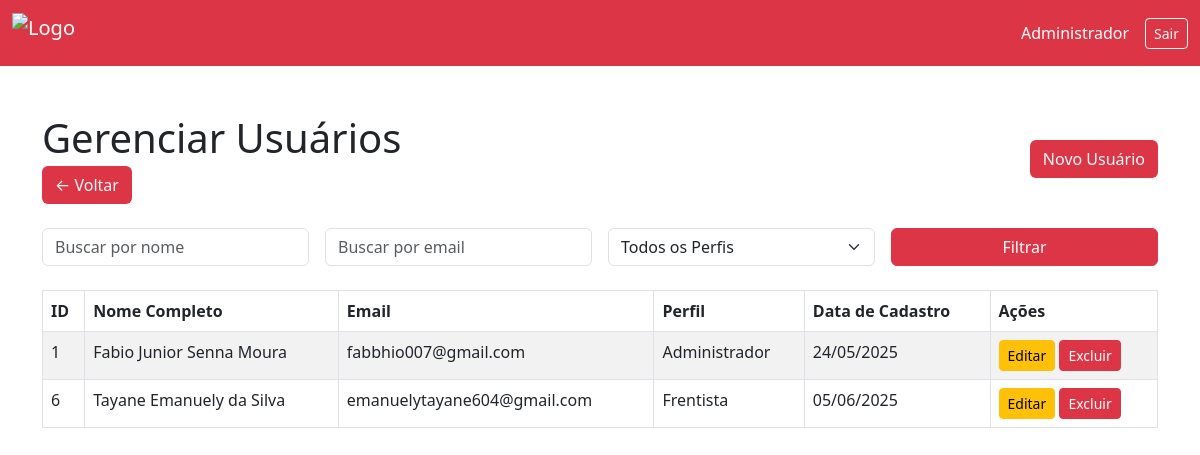
The page /gerencia_usuarios/ (signed in) on the database as committed earlier.
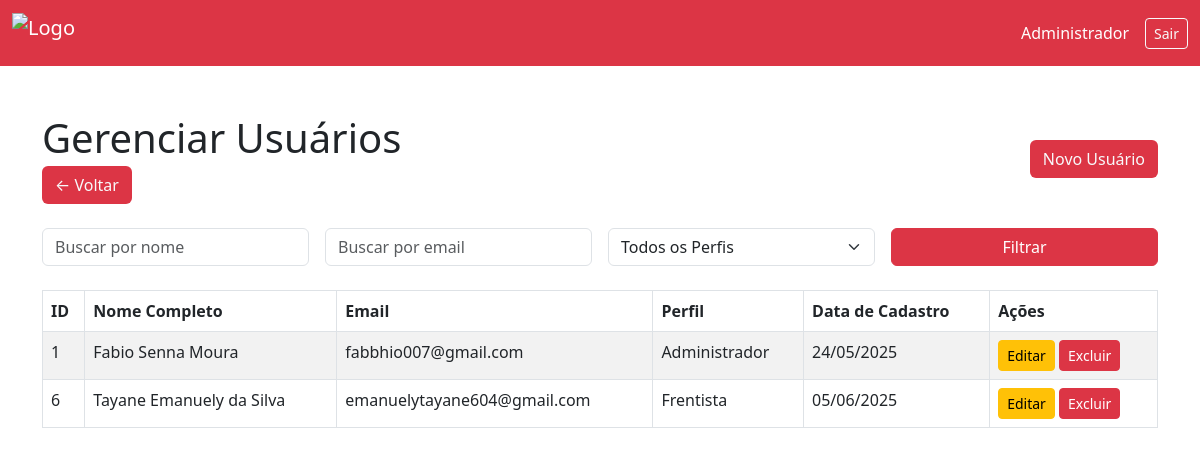
The same page on the database as committed later.
### apps/usuarios/models.py (models this page shows)
class Usuario(AbstractUser):
    perfil_acesso = models.CharField(max_length=20, choices=[
        ('Administrador', 'Administrador'),
        ('Frentista', 'Frentista'),
        ('Contador', 'Contador')
    ])

### apps/usuarios/views/views_gerencia_usuario.py (the view)
# urls.py: path("gerencia_usuarios/", views_gerencia_usuario.gerencia_usuarios, name="gerencia_usuarios"), # Manage usuarios
@login_required(login_url='login_parkcontrol')
@user_passes_test(is_administrador, login_url='login_parkcontrol')
def gerencia_usuarios(request):
    usuarios = Usuario.objects.all().order_by('id')
    search_nome = request.GET.get('nome')
    search_email = request.GET.get('email')
    filtro_perfil = request.GET.get('perfil')
    if search_nome:
        usuarios = usuarios.filter(first_name__icontains=search_nome)
    if search_email:
        usuarios = usuarios.filter(email__icontains=search_email)
    if filtro_perfil and filtro_perfil != 'Todos':
        usuarios = usuarios.filter(perfil_acesso=filtro_perfil)
    return render(request, 'usuarios/administrador/gerencia_usuario.html', {
        'usuarios': usuarios,
        'search_nome': search_nome,
        'search_email': search_email,
        'filtro_perfil': filtro_perfil,
    })

### apps/usuarios/views/views_autenticacao.py (called while the page is built)
def is_administrador(user):
    return user.is_authenticated and getattr(user, 'perfil_acesso', None) == 'Administrador'

### apps/usuarios/templates/usuarios/administrador/gerencia_usuario.html (shortened to what this page needs)
{% load static %}
<!DOCTYPE html>
<html lang="pt-br">
<head>
    <link rel="stylesheet" href="https://cdn.jsdelivr.net/npm/bootstrap@5.3.0/dist/css/bootstrap.min.css">
</head>
<body>
    <nav class="navbar navbar-expand-lg navbar-dark bg-danger">
        <div class="container-fluid">
            <a class="navbar-brand d-flex align-items-center" href="{% url 'dashboard_administrador' %}">
                <img src="{% static "images/logo-branca.png" %}" alt="Logo" class="me-2" style="height: 40px;">
            </a>
            <div class="d-flex align-items-center">
                <span class="text-white me-3 d-flex align-items-center">
                     Administrador
                </span>
                <a class="btn btn-outline-light btn-sm" href="{% url 'logout_parkcontrol' %}">Sair</a>
            </div>
        </div>
    </nav>
    <div class="container mt-5">
        <div class="d-flex justify-content-between align-items-center mb-4">
            <div>
                <h1 class="mb-1">Gerenciar Usuários</h1>
                <a href="{% url 'dashboard_administrador' %}" class="btn bg-danger text-light">← Voltar</a>
            </div>
            <a href="{% url 'register_parkcontrol' %}" class="btn bg-danger text-light">Novo Usuário</a>
        </div>
        <form method="get" class="row g-3 mb-4">
            <div class="col-md-3">
                <input type="text" name="nome" class="form-control" placeholder="Buscar por nome"
                    value="{{ search_nome |default:'' }}">
            </div>
            <div class="col-md-3">
                <input type="text" name="email" class="form-control" placeholder="Buscar por email"
                    value="{{ search_email |default:'' }}">
            </div>
            <div class="col-md-3">
                <select name="perfil" class="form-select">
                    <option value="Todos">Todos os Perfis</option>
                </select>
            </div>
            <div class="col-md-3 d-grid">
                <button type="submit" class="btn btn-danger">Filtrar</button>
            </div>
        </form>
        <table class="table table-bordered table-striped">
            <thead class="table">
                <tr>
                    <th>ID</th>
                    <th>Nome Completo</th>
                    <th>Email</th>
                    <th>Perfil</th>
                    <th>Data de Cadastro</th>
                    <th>Ações</th>
                </tr>
            </thead>
            <tbody>
                {% for usuario in usuarios %}
                <tr>
                    <td>{{ usuario.id }}</td>
                    <td>{{ usuario.first_name }}</td>
                    <td>{{ usuario.email }}</td>
                    <td>{{ usuario.perfil_acesso }}</td>
                    <td>{{ usuario.date_joined|date:"d/m/Y" }}</td>
                    <td>
                        <a href="{% url 'editar_usuario' usuario.id %}" class="btn btn-sm btn-warning">Editar</a>
                        <a href="{% url 'excluir_usuario' usuario.id %}" class="btn btn-sm btn-danger"
                        onclick="return confirm('Tem certeza que deseja excluir este usuário?');">Excluir</a>
                    </td>
                </tr>
                {% empty %}
                <tr>
                    <td colspan="6" class="text-center">Nenhum usuário encontrado.</td>
                </tr>
                {% endfor %}
            </tbody>
        </table>
    </div>
</body>
</html>

Rows that differ between the two databases and show on the page:
changed Usuario "fabbhio007@gmail.com": first_name "Fabio Junior Senna Moura" → "Fabio Senna Moura"
